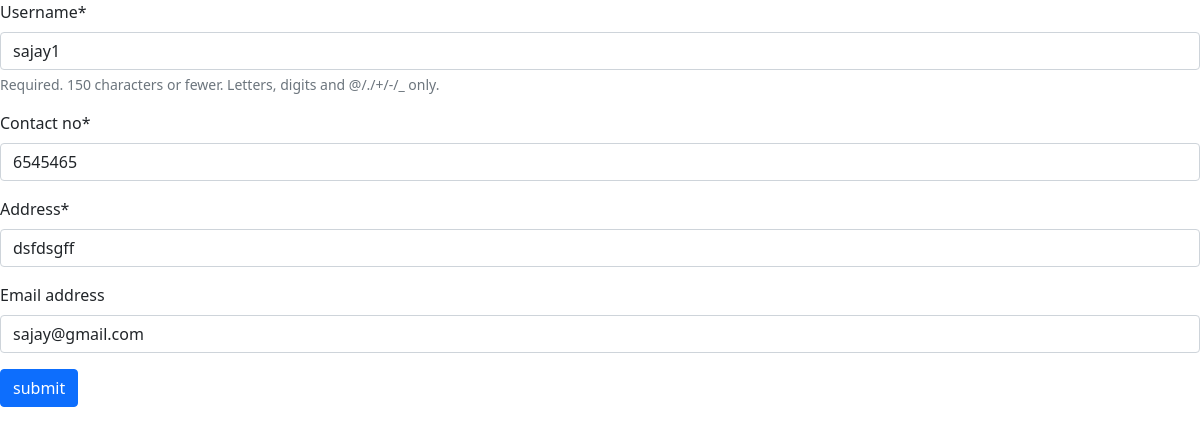
The page /buyer_update/3/ on the database its author committed.
### app/models.py (models this page shows, shortened)
class Register(AbstractUser):
    is_buyer = models.BooleanField(default=False)
    is_seller = models.BooleanField(default=False)
    contact_no = models.CharField(max_length=10)
    address = models.CharField(max_length=150)

### app/views.py (the view)
# urls.py: path('buyer_update/<int:id>/', views.buyer_update, name='buyer_update'),
def buyer_update(request,id):
    customer = Register.objects.get(id=id)
    if request.method == 'POST':
        form = BuyerRegisterForm(request.POST or None, instance=customer)
        if form.is_valid():
            form.save()
            return redirect('buyer_panel')
    else:
        form = BuyerEditForm(instance=customer)
    return render(request,'buyer_update.html',{'form':form})

### app/forms.py
class BuyerEditForm(ModelForm):
    class Meta:
        model = Register
        fields = ('username', 'contact_no', 'address', 'email')

### template/buyer_update.html (shortened to what this page needs)
<!DOCTYPE html>
{% load crispy_forms_tags %}
<head>
    <link href="https://cdn.jsdelivr.net/npm/bootstrap@5.0.2/dist/css/bootstrap.min.css" rel="stylesheet">
</head>
<body>
<div>
    <form method="post">
        {{form|crispy}}
        <button type="submit"  class="btn btn-primary">submit</button>
    </form>
</div>
</body>
</html>

### rows shown on the page
Register: username "sajay1", contact_no "6545465", address "dsfdsgff", email "sajay@gmail.com"
